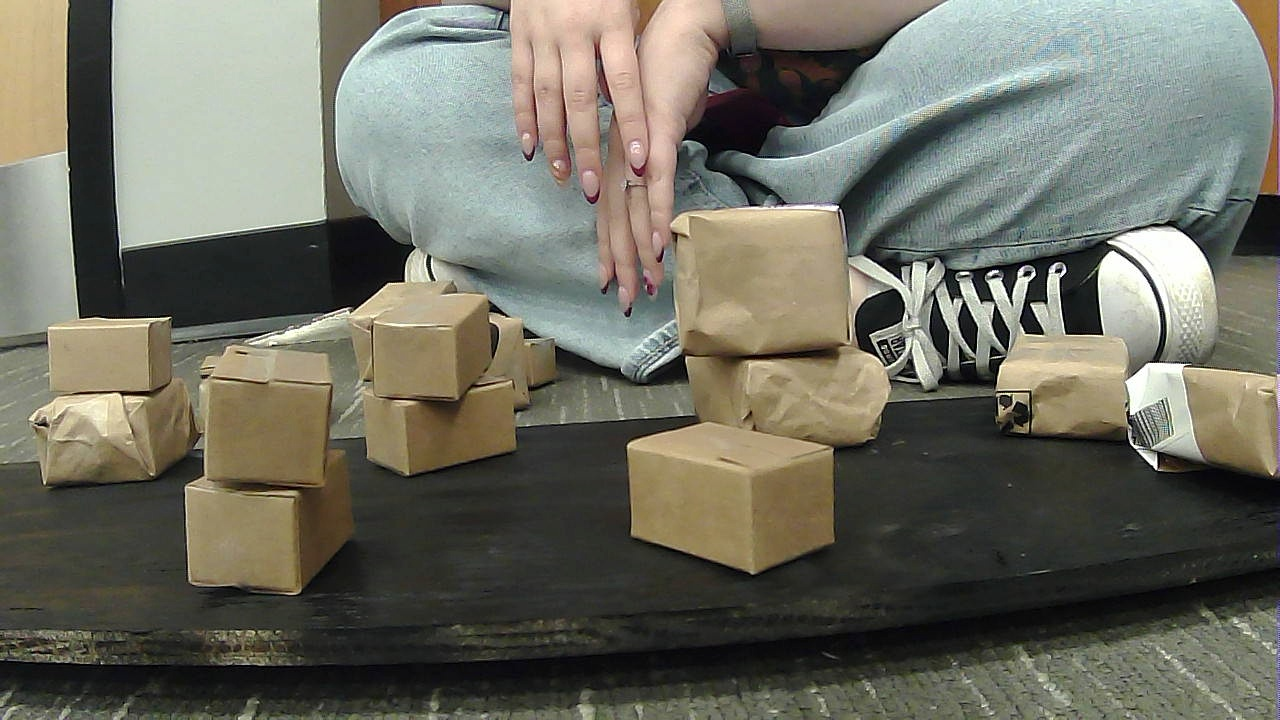
#> input picture project/camera2_angled/package_data_raw/frame_1.jpg, 1280 x 720 px
$ python test_calibration.py   (older library calls are emulated)
#> lines starting #> are read from the running program, lines starting #| are printed output that depends on the picture
import cv2
import numpy as np

# ── Paste your values here ──────────────────
IMAGE = "package_data_raw/frame_1.jpg"   # any image from your camera
K_PATH = "cam_K.npy"
D_PATH = "cam_D.npy"
K = np.load(K_PATH)
#> (reads project/camera2_angled/cam_K.npy from the repository)
D = np.load(D_PATH)
#> (reads project/camera2_angled/cam_D.npy from the repository)
BALANCE = 1.0
ZOOM    = 1.0
# ────────────────────────────────────────────

img = cv2.imread(IMAGE)
#> img is the input picture: shape (720, 1280, 3); mean B, G, R 97.9, 110.1, 110.5
if img is None:
    print(f"ERROR: Could not read '{IMAGE}'")
    exit(1)
h, w = img.shape[:2]
#> h = 720; w = 1280

new_K = cv2.fisheye.estimateNewCameraMatrixForUndistortRectify(
    K, D, (w, h), np.eye(3), balance=BALANCE
)
map1, map2 = cv2.fisheye.initUndistortRectifyMap(
    K, D, np.eye(3), new_K, (w, h), cv2.CV_16SC2
)
result = cv2.remap(img, map1, map2,
                   interpolation=cv2.INTER_LINEAR,
                   borderMode=cv2.BORDER_CONSTANT)
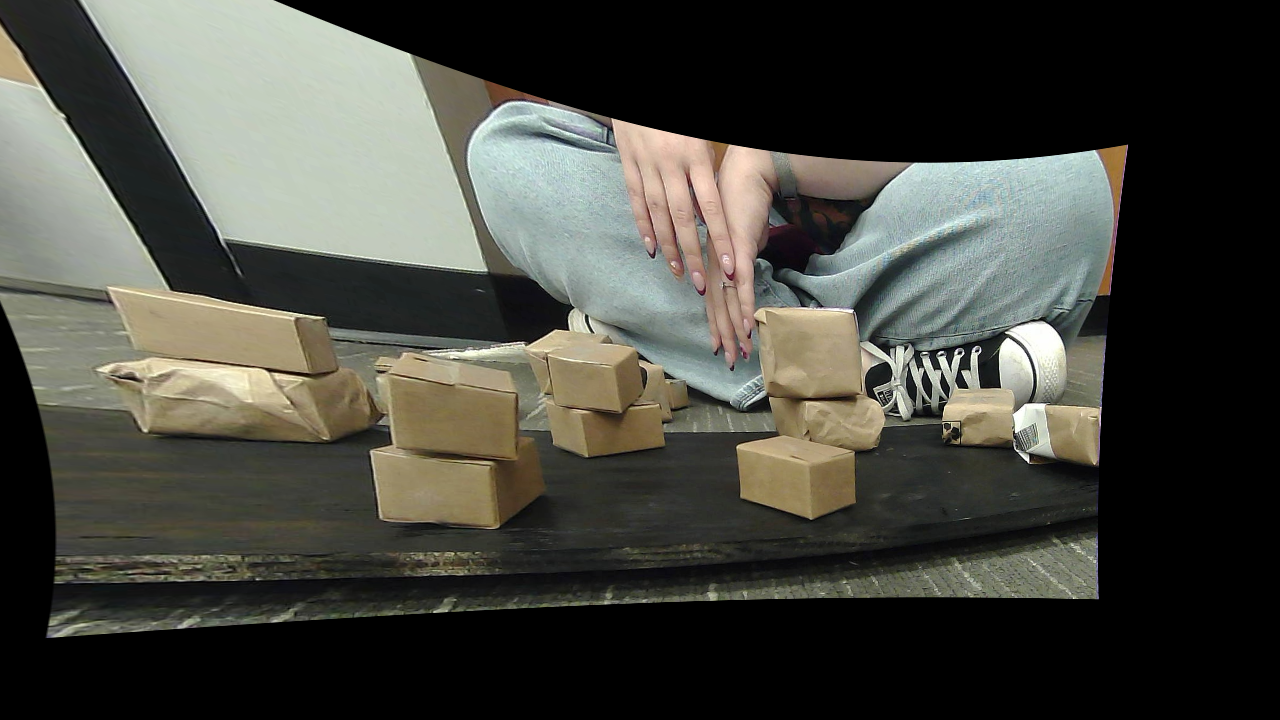
#> result: shape (720, 1280, 3); mean B, G, R 64.4, 71.9, 71.5

cv2.imshow("Original", img)
cv2.imshow("Undistorted", result)
cv2.imwrite("test_undistorted.jpg", result)
cv2.waitKey(0)
cv2.destroyAllWindows()
